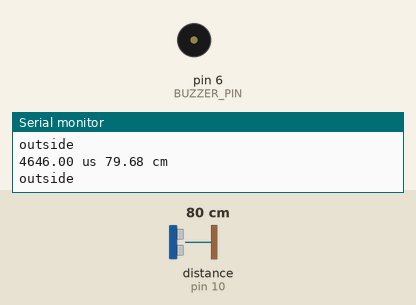
This sketch was run on a simulated Arduino Uno, built with avr-gcc and run on an emulated ATmega328P. Shown: buzzer (waves = sounding, pin HIGH), the last lines printed to the serial monitor. Wiring (inferred from the names in the program): ultrasonic range finder: trigger pin 9; echo pin 10. The test bench sets the inputs (shaded band); at power-on: distance to the obstacle (sensor on pin 10) 80 cm. The echo pulse lasts 58.3 µs per cm; pins used as bus, display or sensor lines are not drawn.

Above: at 1.2 s.
1.3 s: distance to the obstacle (sensor on pin 10) set to 56 cm
2.9 s: distance to the obstacle (sensor on pin 10) set to 45 cm
At 3.7 s:
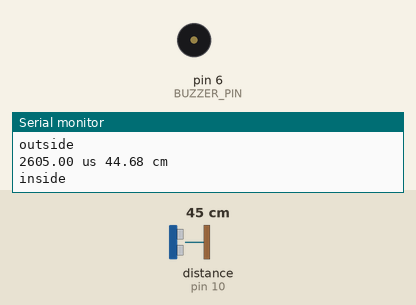
5.9 s: distance to the obstacle (sensor on pin 10) set to 60 cm
At 7.1 s:
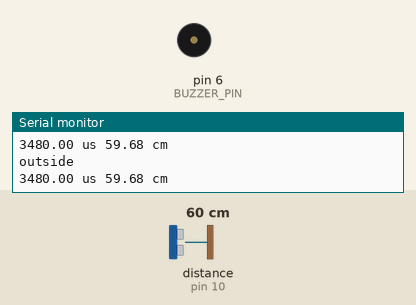
7.4 s: distance to the obstacle (sensor on pin 10) set to 47 cm
At 8.3 s:
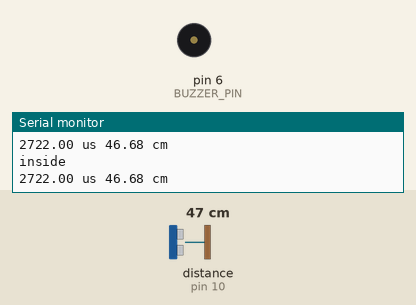
Timing chart, 0 to 11.4 s (numbered marks = the images above; inputs shaded):
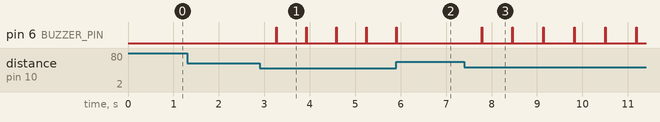

Measured:
- the behaviour switches between 51 and 50 cm on distance to the obstacle (sensor on pin 10) (found by bisection; images 0 and 1)
- after the input at 2.9 s, pin 6 (BUZZER_PIN): alternates HIGH for 0.01 s and LOW for 0.65 s, starting after 0.36 s
- after the input at 5.9 s, pin 6 (BUZZER_PIN): goes on until 5.9 s, then stays LOW
- after the input at 7.4 s, pin 6 (BUZZER_PIN): alternates HIGH for 0.01 s and LOW for 0.67 s, starting after 0.38 s

The sketch:

dis_sensor.ino
```cpp
// HC-SR04 Ultrasonic sensor
// https://create.arduino.cc/projecthub/Isaac100/getting-started-with-the-hc-sr04-ultrasonic-sensor-036380

#define TRIG_PIN  9
#define ECHO_PIN 10
#define BUZZER_PIN 6

float duration, distance;

void setup() {
  pinMode(TRIG_PIN, OUTPUT);
  pinMode(ECHO_PIN, INPUT);
  pinMode(BUZZER_PIN, OUTPUT);
  Serial.begin(9600);
}

void loop() {

  // calculate distance
  digitalWrite(TRIG_PIN, LOW);
  delayMicroseconds(2);
  digitalWrite(TRIG_PIN, HIGH);
  delayMicroseconds(10);
  digitalWrite(TRIG_PIN, LOW);

  duration = pulseIn(ECHO_PIN, HIGH);
  if(duration>0) {
    distance = (duration*0.0343)/2; // ultrasonic speed is 340m/s = 0.034cm/us
    Serial.print(duration);
    Serial.print(" us ");
    Serial.print(distance);
    Serial.println(" cm");
  }
  delay(200);

  if(distance > 50) {
    Serial.println("outside");
    digitalWrite(BUZZER_PIN, LOW);
    delay(100);
  } else if (distance <= 50) {
    digitalWrite(BUZZER_PIN, HIGH);
    Serial.println("inside");
    delay(10);
    digitalWrite(BUZZER_PIN, LOW);
    delay(distance*10);
  }

  Serial.println("");
}
```
